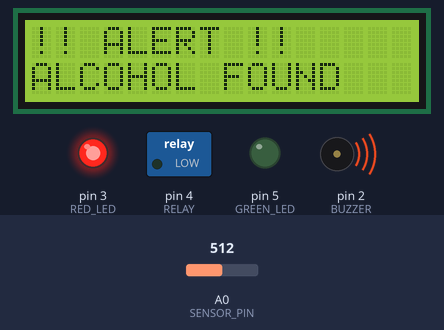
Bench run of a sketch on a simulated Arduino Uno, built with avr-gcc and run on an emulated ATmega328P. Parts: 16×2 character LCD, switched loads named in the sketch (green lamp = pin HIGH), output pins drawn as LEDs (lit = HIGH), buzzer (waves = sounding, pin HIGH). Inputs (shaded band) come from the test bench; at power-on: A0 (SENSOR_PIN) = 512. What the sketch prints to the serial monitor is not drawn.

Above: at 4.7 s.
4.8 s: A0 (SENSOR_PIN) set to 414
10.8 s: A0 (SENSOR_PIN) set to 391
At 14.7 s:
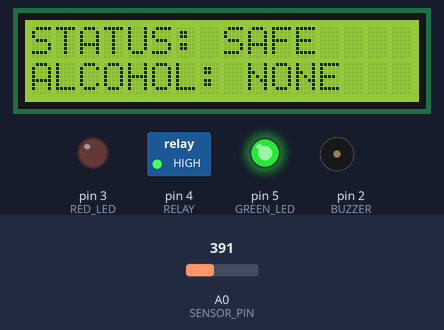
15.7 s: A0 (SENSOR_PIN) set to 410
At 17.4 s:
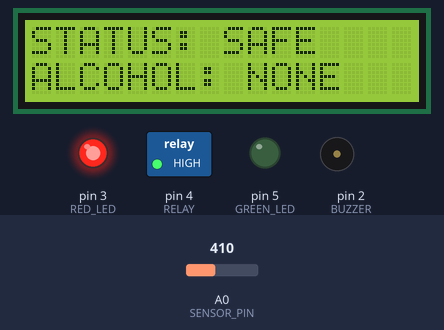
19.8 s: A0 (SENSOR_PIN) set to 390
At 21.5 s:
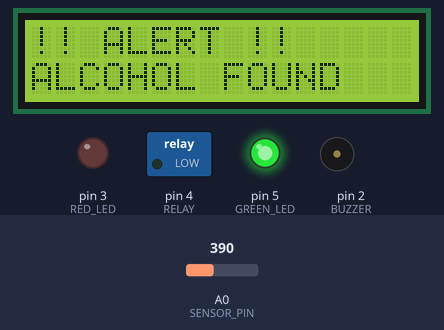
23.9 s: A0 (SENSOR_PIN) set to 511
At 29.6 s:
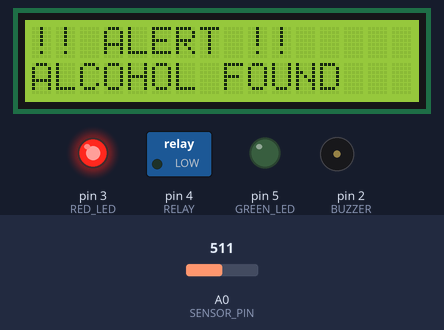
29.9 s: A0 (SENSOR_PIN) set to 306
At 31.3 s:
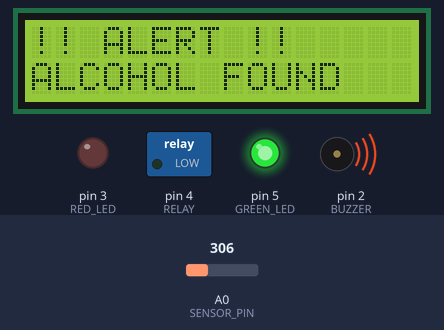
Timing chart, 0 to 34.0 s (numbered marks = the images above; inputs shaded):
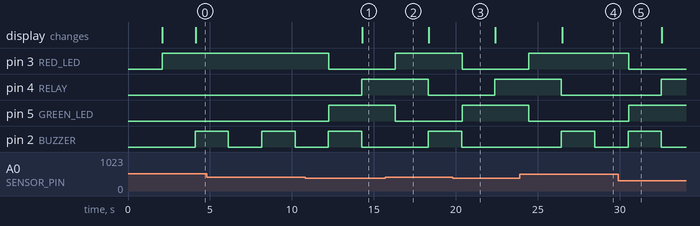

The sketch:

Automatic_Car_Engine_Lock_System.ino
```cpp
#include <Wire.h>
#include <LiquidCrystal_I2C.h>

#define SENSOR_PIN A0
#define GREEN_LED 5
#define BUZZER 2
#define RED_LED 3
#define RELAY 4

LiquidCrystal_I2C lcd(0x27, 16, 2);

const int THRESHOLD = 400;
const int BEEP_DELAY = 300;

bool buzzerOn = false;
unsigned long lastBeepTime = 0;

void setup() {
  pinMode(GREEN_LED, OUTPUT);
  pinMode(RED_LED, OUTPUT);
  pinMode(BUZZER, OUTPUT);
  pinMode(RELAY, OUTPUT);

  Serial.begin(9600);

  lcd.init();
  lcd.backlight();

  lcd.setCursor(0, 0);
  lcd.print("ALCOHOL DETECTOR");
  lcd.setCursor(0, 1);
  lcd.print("Starting...");
  delay(2000);
  lcd.clear();

  Serial.println("System Ready");
}

void loop() {

  int sensorValue = analogRead(SENSOR_PIN);

  Serial.print("Sensor Value: ");
  Serial.println(sensorValue);

  // Alcohol detected
  if (sensorValue >= THRESHOLD) {

    digitalWrite(GREEN_LED, LOW);
    digitalWrite(RED_LED, HIGH);
delay(2000);
    // Turn ON relay (fan runs)
    digitalWrite(RELAY, LOW);

    // Beeping buzzer
    if (millis() - lastBeepTime >= BEEP_DELAY) {
      lastBeepTime = millis();
      buzzerOn = !buzzerOn;
      digitalWrite(BUZZER, buzzerOn);
    }

    lcd.setCursor(0, 0);
    lcd.print("!! ALERT !!     ");
    lcd.setCursor(0, 1);
    lcd.print("ALCOHOL FOUND   ");

    Serial.println("Alcohol Detected - Fan ON");

  }

  // Safe condition
  else {

    digitalWrite(GREEN_LED, HIGH);
    digitalWrite(RED_LED, LOW);
    delay(2000);

    // Turn OFF relay (fan stops)
    digitalWrite(RELAY, HIGH);

    digitalWrite(BUZZER, LOW);
    buzzerOn = false;

    lcd.setCursor(0, 0);
    lcd.print("STATUS: SAFE    ");
    lcd.setCursor(0, 1);
    lcd.print("ALCOHOL: NONE   ");

    Serial.println("Safe - Fan OFF");
  }
}
```

Measured:
- the behaviour switches between 400 and 399 on A0 (SENSOR_PIN) (found by bisection; images 0 and 1)
- after the input at 10.8 s, pin 3 (RED_LED): HIGH → LOW after 1.5 s; pin 4 (RELAY): LOW → HIGH after 3.5 s; pin 5 (GREEN_LED): LOW → HIGH after 1.5 s; the display: changes after 3.5 s (image 1)
- after the input at 15.7 s, pin 3 (RED_LED): LOW → HIGH after 0.62 s; pin 4 (RELAY): HIGH → LOW after 2.6 s; pin 5 (GREEN_LED): HIGH → LOW after 0.62 s; pin 2 (BUZZER): LOW → HIGH after 2.6 s
- after the input at 19.8 s, pin 3 (RED_LED): HIGH → LOW after 0.58 s; pin 4 (RELAY): LOW → HIGH after 2.6 s; pin 5 (GREEN_LED): LOW → HIGH after 0.58 s; pin 2 (BUZZER): goes on until 20.3 s, then stays LOW
- after the input at 23.9 s, pin 3 (RED_LED): LOW → HIGH after 0.54 s; pin 4 (RELAY): HIGH → LOW after 2.5 s; pin 5 (GREEN_LED): HIGH → LOW after 0.54 s; pin 2 (BUZZER): LOW → HIGH after 2.5 s, → LOW 2.0 s later; the display: changes after 2.6 s (image 4)
- after the input at 29.9 s, pin 3 (RED_LED): HIGH → LOW after 0.64 s; pin 4 (RELAY): LOW → HIGH after 2.6 s; pin 5 (GREEN_LED): LOW → HIGH after 0.64 s; pin 2 (BUZZER): goes on until 32.5 s, then stays LOW
